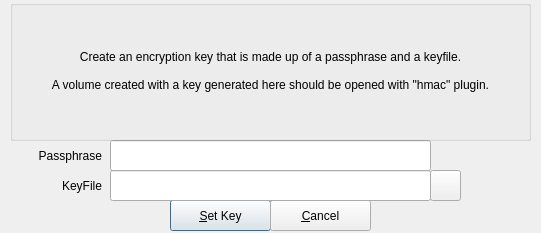
<?xml version="1.0" encoding="UTF-8"?>
<ui version="4.0">
 <class>plugin</class>
 <widget class="QDialog" name="plugin">
  <property name="windowModality">
   <enum>Qt::ApplicationModal</enum>
  </property>
  <property name="geometry">
   <rect>
    <x>0</x>
    <y>0</y>
    <width>541</width>
    <height>233</height>
   </rect>
  </property>
  <property name="windowTitle">
   <string>Key Generator Using A Passphrase And A KeyFile</string>
  </property>
  <widget class="QPushButton" name="pbSetKey">
   <property name="geometry">
    <rect>
     <x>170</x>
     <y>200</y>
     <width>101</width>
     <height>31</height>
    </rect>
   </property>
   <property name="text">
    <string>&amp;Set Key</string>
   </property>
  </widget>
  <widget class="QPushButton" name="pbCancel">
   <property name="geometry">
    <rect>
     <x>270</x>
     <y>200</y>
     <width>101</width>
     <height>31</height>
    </rect>
   </property>
   <property name="text">
    <string>&amp;Cancel</string>
   </property>
  </widget>
  <widget class="QLineEdit" name="lineEdit">
   <property name="geometry">
    <rect>
     <x>110</x>
     <y>140</y>
     <width>321</width>
     <height>31</height>
    </rect>
   </property>
   <property name="echoMode">
    <enum>QLineEdit::Password</enum>
   </property>
  </widget>
  <widget class="QPushButton" name="pbKeyFile">
   <property name="geometry">
    <rect>
     <x>430</x>
     <y>170</y>
     <width>31</width>
     <height>31</height>
    </rect>
   </property>
   <property name="text">
    <string/>
   </property>
  </widget>
  <widget class="QGroupBox" name="groupBox">
   <property name="geometry">
    <rect>
     <x>10</x>
     <y>0</y>
     <width>521</width>
     <height>141</height>
    </rect>
   </property>
   <property name="title">
    <string/>
   </property>
   <widget class="QLabel" name="label">
    <property name="geometry">
     <rect>
      <x>10</x>
      <y>20</y>
      <width>501</width>
      <height>101</height>
     </rect>
    </property>
    <property name="text">
     <string>Create an encryption key that is made up of a passphrase and a keyfile.

A volume created with a key generated here should be opened with &quot;hmac&quot; plugin.</string>
    </property>
    <property name="alignment">
     <set>Qt::AlignCenter</set>
    </property>
    <property name="wordWrap">
     <bool>true</bool>
    </property>
   </widget>
  </widget>
  <widget class="QLabel" name="label_2">
   <property name="geometry">
    <rect>
     <x>1</x>
     <y>140</y>
     <width>101</width>
     <height>31</height>
    </rect>
   </property>
   <property name="text">
    <string>Passphrase</string>
   </property>
   <property name="alignment">
    <set>Qt::AlignRight|Qt::AlignTrailing|Qt::AlignVCenter</set>
   </property>
   <property name="wordWrap">
    <bool>true</bool>
   </property>
  </widget>
  <widget class="QLineEdit" name="lineEdit_2">
   <property name="geometry">
    <rect>
     <x>110</x>
     <y>170</y>
     <width>321</width>
     <height>31</height>
    </rect>
   </property>
  </widget>
  <widget class="QLabel" name="label_3">
   <property name="geometry">
    <rect>
     <x>1</x>
     <y>170</y>
     <width>101</width>
     <height>31</height>
    </rect>
   </property>
   <property name="text">
    <string>KeyFile</string>
   </property>
   <property name="alignment">
    <set>Qt::AlignRight|Qt::AlignTrailing|Qt::AlignVCenter</set>
   </property>
   <property name="wordWrap">
    <bool>true</bool>
   </property>
  </widget>
 </widget>
 <resources/>
 <connections/>
</ui>
